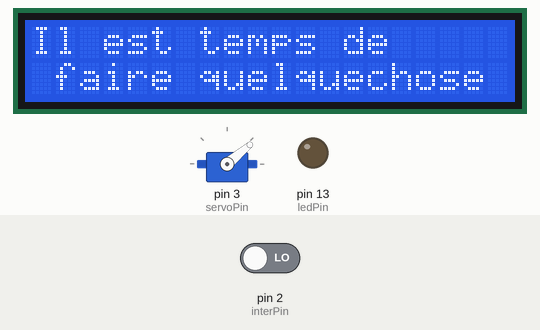
Simulated run of this sketch. Board: Arduino Nano, built with avr-gcc and run on an emulated ATmega328P. On the bench: servo, 20×2 character LCD, output pins drawn as LEDs (lit = HIGH). Inputs (shaded band) come from the test bench; at power-on: pin 2 (interPin) LOW. Random numbers use the default seed unless the sketch sets one; what the sketch prints to the serial monitor is not drawn.

Above: at 11.2 s.
11.3 s: pin 2 (interPin) driven HIGH
At 13.8 s:
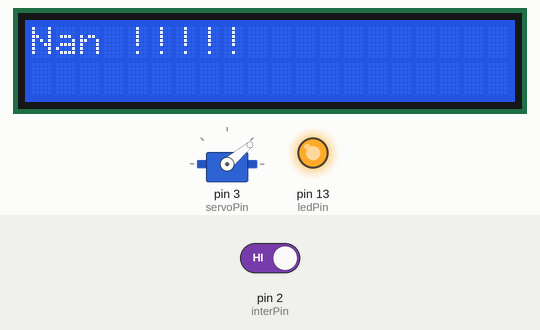
14.3 s: pin 2 (interPin) driven LOW
At 15.8 s:
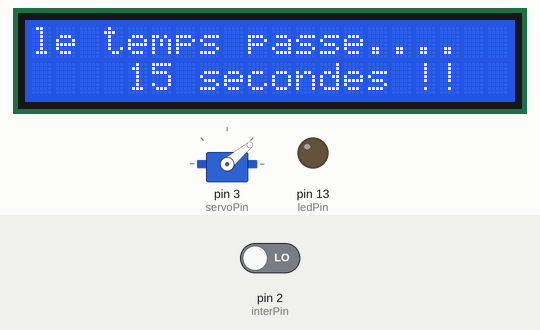
17.3 s: pin 2 (interPin) driven HIGH
At 18.4 s:
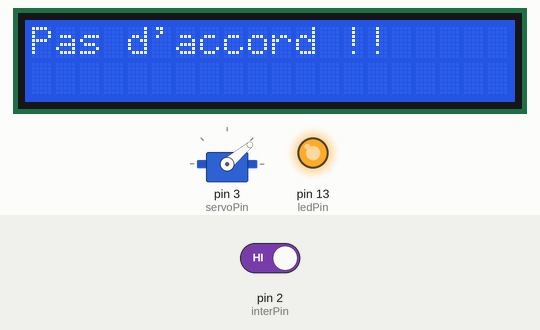
Timing chart, 0 to 38.0 s (numbered marks = the images above; inputs shaded):
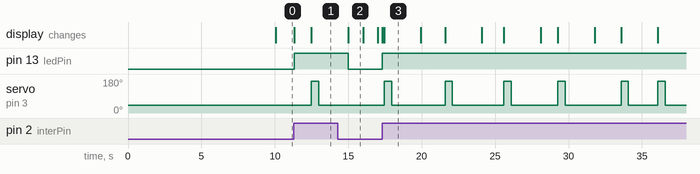

Measured:
- after the input at 11.3 s, pin 13 (ledPin): LOW → HIGH at once; servo on pin 3 (servoPin): 40° → 168° after 1.2 s, → 40° 0.50 s later; the display: first changes at once (image 1 shows a later state)
- after the input at 14.3 s, pin 13 (ledPin): HIGH → LOW after 0.70 s
- after the input at 17.3 s, pin 13 (ledPin): LOW → HIGH at once; servo on pin 3 (servoPin): goes 168° 0.50 s, 40° 3.6 s, 3 × (168° 0.50 s, 40° 3.5 s), 168° 0.50 s, 40° 2.0 s, 168° 0.50 s, then 40°, starting after 0.15 s
- what the display in image 2 shows lasts 1.0 s, from 15.0 s to 16.0 s

The sketch:

useless-machine.ino
```cpp
///////////////////////////////
////  Alexandre OGER 2011  ////
///////////////////////////////


//machine inutile
// un inter sur pin 2
// un servomoteur sur pin 3
// afficheur LCD sur pins 5,4,6,11,10,9 et 8


//
//                                                    ---------------
//                                                TX  |             |  Vin  --------- +6v 4-LR6
//                                                RX  |             |  GND  --------- 0v
//                                                RST |             |  RST
//                                                GND |  ARDUINO    |  +5V
//         inter sur dessus boite     +5v--/ ---  D2  |             |  A0
//               servomoteur           ---------  D3  |             |  A1
//                             LCD     ---------  D4  |             |  A2
//                             LCD     ---------  D5  |    NANO     |  A3
//                             LCD     ---------  D6  |             |  A4
//                                                D7  |             |  A5
//                             LCD     ---------  D8  |             |  A6
//                             LCD     ---------  D9  |             |  A7
//                             LCD     ---------  D10 |             |  AREF
//                             LCD     ---------  D11 |             |  3.3V
//                                                D12 |             |  D13
//                                                    ---------------
//
//

#include <LiquidCrystal.h>

#include <Servo.h>

/*
machine ridicule qui ne sert à rien
une led
un servo moteur
un interrupteur
un afficheur LCD
 */


int interPin = 2; //connexion interrupteur
int servoPin = 3; //connexion servo moteur
int ledPin = 13; //sortie led
int val=0; //variable intermediaire lecture de l'inter
int val1=0; //variable tempo aff
int cpt=0; //variable compteur pour affichage
int temps; //variable pour affichage de l'uptime
int temps_precedent; //variable pour affichage de l'uptime
int angle=40; //variable de sortie pour l'agnle du servomoteur
int j=0; //aff cyclique des messages
char* aff; //variable de sortie sur l'ecran lcd
char* retour; //chaine tempo
char* chaines[]={"Nan !!!!!",
                 "Pas d'accord !!",
                 "Et puis quoi encore!",
                 "Don't touch!!!!",
                 "Tu te crois ou ?",
                 "#@8/?&@# !!!!!",
                 "Retire tes pattes !!",
                 "Toi pas comprendre!?!",
                 "Achtung !!!",
                 "Pas glop !!!!",
                 "Laisse moi",
                 "Non merci ...",
                 "Pffff !!!!"};
Servo servo1; //constructeur servomoteur
LiquidCrystal lcd(5,4,6,11,10,9,8); //constructeur affichage LCD

void setup() {

  Serial.begin(9600);
  pinMode(ledPin, OUTPUT);
  pinMode(interPin, INPUT);
  randomSeed(analogRead(0));
  servo1.attach(servoPin);
  servo1.write(angle);
  lcd.begin(20, 2);
  lcd.print("Machine");
  lcd.setCursor(0, 1);
  lcd.print("       inutile.....");
  delay(10000);
  lcd.clear() ;
  lcd.setCursor(0, 0);
  lcd.print("Il est temps de ");
  lcd.setCursor(0, 1);
  lcd.print(" faire quelquechose");

}


void loop() {

    val = digitalRead(interPin);
    Serial.println(val);
    if (val==1) {
        val1=1;
        lcd.clear() ;
        digitalWrite(ledPin, HIGH);
        int i = random(3000);
        delay(i);
        angle=168;
        servo1.write(angle);
        if (cpt>2) {
          lcd.setCursor(0, 1);
          lcd.print("deja ");
          lcd.print(cpt);
          lcd.print(" essais");
        }
        lcd.setCursor(0, 0);
        aff=affichage();
        lcd.print(aff);
        delay(500);
        angle=40;
        servo1.write(angle);
        delay(2000);
        cpt++;
    } else {
      temps=millis()/1000;
      if (val1==1 && temps_precedent!=temps) {
        lcd.clear() ;
        lcd.setCursor(0, 0);
        lcd.print("le temps passe....");
        lcd.setCursor(4, 1);
        lcd.print(temps);
        lcd.print(" secondes !!");
        digitalWrite(ledPin, LOW);
        temps_precedent=temps;
      }
    }

}


char * affichage() {
    retour=chaines[j];
    if (j>=12) {
      j=0;
    } else {
      j++;
    }
    return retour;
}
```
